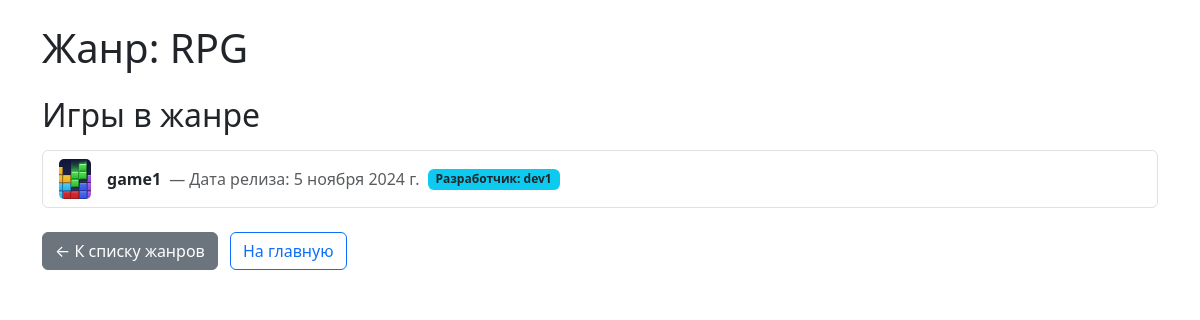
Screenshot of /genre/1/ with the database file from the repository.
### store/models.py (models this page shows, shortened)
class Genre(models.Model):
    name = models.CharField("Название жанра", max_length=50, unique=True)
    class Meta:
        verbose_name = "Жанр"
        verbose_name_plural = "Жанры"

class Game(models.Model):
    title = models.CharField("Название игры", max_length=100)
    description = models.TextField("Описание")
    price = models.DecimalField("Цена", max_digits=8, decimal_places=2)
    release_date = models.DateField("Дата выхода")
    developer = models.ForeignKey(Developer, on_delete=models.CASCADE, verbose_name="Разработчик")
    genre = models.ForeignKey(Genre, on_delete=models.SET_NULL, null=True, verbose_name="Жанр")
    cover_image = models.ImageField("Обложка", upload_to='game_covers/', blank=True)
    class Meta:
        verbose_name = "Игра"
        verbose_name_plural = "Игры"

class Developer(models.Model):
    name = models.CharField("Имя разработчика", max_length=100)
    country = models.CharField("Страна", max_length=50, blank=True, null=True)
    website = models.URLField("Сайт", blank=True, null=True)
    class Meta:
        verbose_name = "Разработчик"
        verbose_name_plural = "Разработчики"

### store/views.py (the view)
# urls.py: path('genre/<int:genre_id>/', genre_detail_view, name='genre_detail'),
def genre_detail_view(request, genre_id):
    genre = Genre.objects.get(id=genre_id)
    games = Game.objects.filter(genre=genre)
    return render(request, 'genre_detail.html', {'genre': genre, 'games': games})

### templates/genre_detail.html (shortened to what this page needs)
<!DOCTYPE html>
<html lang="ru">
<head>
    <link href="https://cdn.jsdelivr.net/npm/bootstrap@5.3.3/dist/css/bootstrap.min.css" rel="stylesheet">
</head>
<body>
    <div class="container mt-4">
        <h1 class="mb-4">Жанр: {{ genre.name }}</h1>
        <h2 class="mb-3">Игры в жанре</h2>
        <ul class="list-group mb-4">
            {% for game in games %}
                <li class="list-group-item d-flex align-items-center">
                    {% if game.cover_image %}
                        <img src="{{ game.cover_image.url }}" alt="cover" class="me-3" style="height: 40px; width: 32px; object-fit: cover; border-radius: 5px;">
                    {% else %}
                        <img src="https://via.placeholder.com/32x40?text=No+Image" alt="no cover" class="me-3" style="height: 40px; width: 32px; object-fit: cover; border-radius: 5px;">
                    {% endif %}
                    <strong>{{ game.title }}</strong>
                    <span class="text-muted ms-2">— Дата релиза: {{ game.release_date }}</span>
                    {% if game.developer %}
                        <span class="badge bg-info text-dark ms-2">Разработчик: {{ game.developer.name }}</span>
                    {% endif %}
                </li>
            {% empty %}
                <li class="list-group-item">Нет игр в этом жанре.</li>
            {% endfor %}
        </ul>
        <a href="{% url 'all_genres' %}" class="btn btn-secondary me-2">← К списку жанров</a>
        <a href="/" class="btn btn-outline-primary">На главную</a>
    </div>
</body>
</html>

### rows the page displays
Genre: name "RPG"
Game: cover_image (picture), title "game1", release_date "5 ноября 2024 г.", developer.name "dev1"
